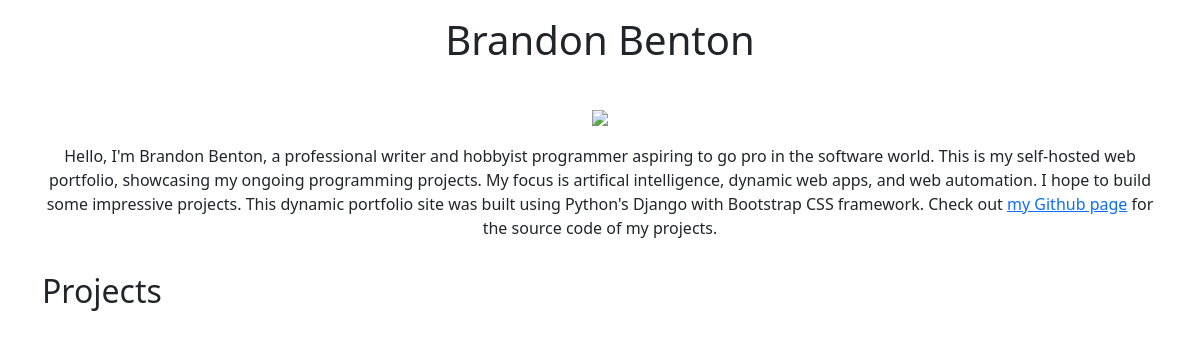
/, run on an earlier commit of the app's database.
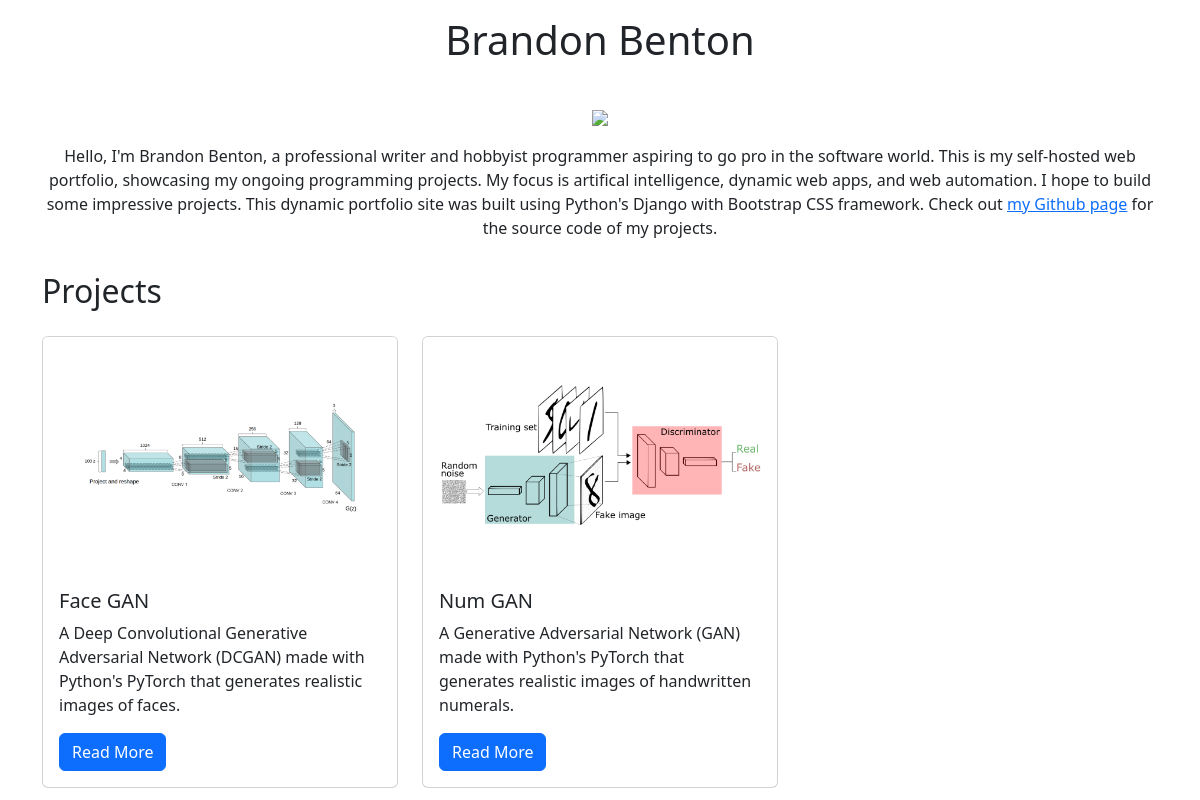
And on a later commit of the database.
### projects/models.py (models this page shows)
class Project(models.Model):
    title = models.CharField(max_length=100)
    description = models.TextField()
    technology = models.CharField(max_length=30)
    image = models.FileField(upload_to="project_images/", blank=True)
    github_link = models.TextField()

### projects/views.py (the view)
# urls.py: path('', views.project_index, name='project_index'),
def project_index(request):
    projects = Project.objects.all()
    context = {
        "projects": projects
    }
    return render(request, "projects/project_index.html", context)

### projects/templates/projects/project_index.html (shortened to what this page needs)
{% extends "base.html" %}
{% load static %}
{% block page_content %}
<div class="row">
    <center><h1>Brandon Benton</h1></center>
</div>
<div class="row">
    <center>
    <div class="col-md-4">
        <img src="https://portfolio-8nkh.onrender.com/media/project_images/ProfileTransparent.png">
    </div>
    </center>
</div>
<div class="row">
        <p style="text-align:center;">
        Hello, I'm Brandon Benton, a professional
        writer and hobbyist programmer aspiring
        to go pro in the software world. This is
        my self-hosted web portfolio, showcasing
        my ongoing programming projects. My
        focus is artifical intelligence, dynamic
        web apps, and web automation. I hope to
        build some impressive projects. This
        dynamic portfolio site was built using
        Python's Django with Bootstrap CSS
        framework. Check out <a href="https://github.com/bdbenton5255">my Github page</a>
        for the source code of my projects.
        </p>
</div>
<h2>Projects</h2>
<div class="row">
{% for project in projects %}
    <div class="col-md-4" style="padding-top:10px">
        <div class="card mb-2">
            {% if project.image %}
                <img class="card-img-top" src="{{ project.image.url }}">
            {% endif %}
            <div class="card-body">
                <h5 class="card-title">{{ project.title }}</h5>
                <p class="card-text">{{ project.description }}</p>
                <a href="{% url 'project_detail' project.pk %}"
                   class="btn btn-primary">
                    Read More
                </a>
            </div>
        </div>
    </div>
    {% endfor %}
</div>
{% endblock %}

What changed in the data, as far as the page shows it:
added Project: image (picture), title "Face GAN", description "A Deep Convolutional Generative Adversarial Network (DCGAN) made with Python's PyTorch that generates realistic images of faces."
added Project: image (picture), title "Num GAN", description "A Generative Adversarial Network (GAN) made with Python's PyTorch that generates realistic images of handwritten numerals."
